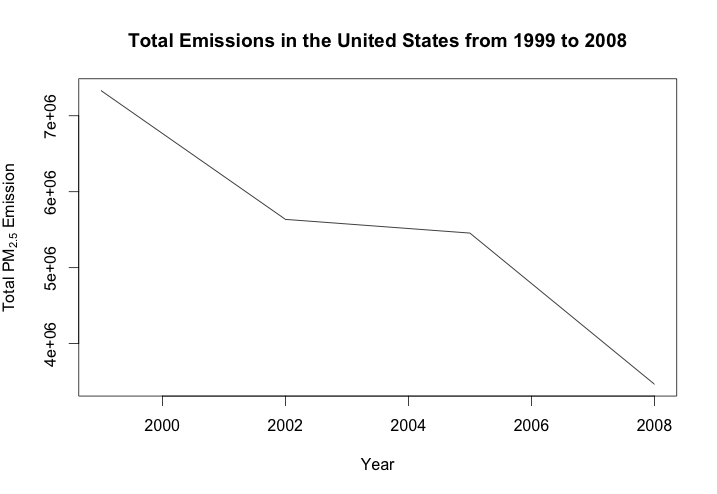

Write R code to recreate this figure.
## Calls another script to make sure dataset is in place
source("loaddataset.R")

## Read summarized data from dataset
message("Please wait while loading the datasets.")
datasetSummarySCC <- readRDS(datasetRDS1)
datasetSourceClass <- readRDS(datasetRDS2)
message("Datasets are all set. Moving forward with the script")

## Plot1.png
png(filename = "./plot1.png", 
    width = 480, height = 480, 
    units = "px")
datasetAggregate <- with(datasetSummarySCC, aggregate(Emissions, by = list(year), sum))
plot(datasetAggregate, type = "l", xlab = "Year", 
     main = "Total Emissions in the United States from 1999 to 2008", 
     ylab = expression('Total PM'[2.5]*" Emission",border="red"))
dev.off()